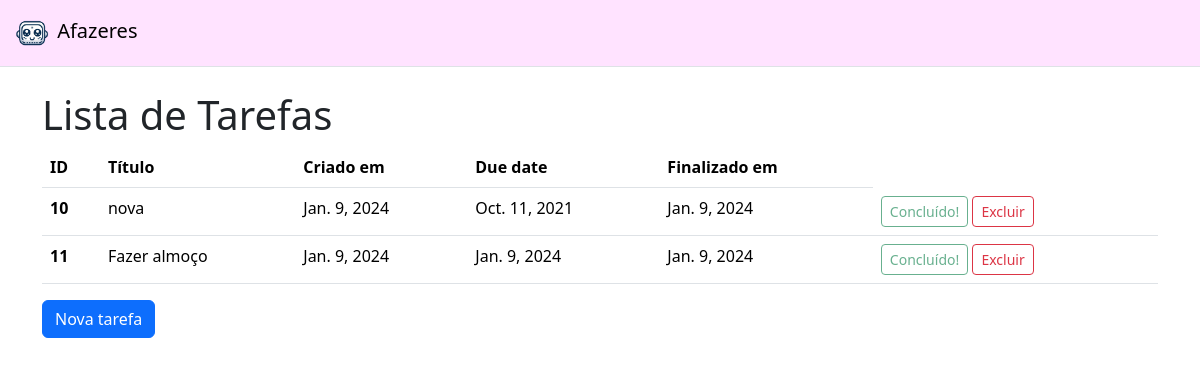
The page / on the database its author committed.
### todos/models.py (models this page shows, shortened)
class Todo(models.Model):
    title = models.CharField(max_length=100, null=False, blank=False)
    created_at = models.DateField(auto_now_add=True, null=False, blank=False)
    deadline = models.DateField(null=False, blank=False)
    finished_at = models.DateField(null=True)
    class Meta:
        ordering = ["deadline"]

### todos/views.py (the view)
# urls.py: path("", TodoListView.as_view(), name="todo_list"),
class TodoListView(ListView):
    model = Todo

### todos/templates/todos/todo_list.html (shortened to what this page needs)
{% extends 'base.html' %}
{%load static%}
{% block content %}
        <h1>
            Lista de Tarefas
        </h1>
        {% if todo_list %}
        <table class="table">
            <thead>
              <tr>
                <th scope="col">ID</th>
                <th scope="col">Título</th>
                <th scope="col">Criado em</th>
                <th scope="col">Due date</th>
                <th scope="col">Finalizado em</th>
              </tr>
            </thead>
            <tbody>
                {% for todo in todo_list %}
                <tr>
                  <th scope="row">{{ todo.pk }}</th>
                  <td>{{ todo.title }}</td>
                  <td>{{ todo.created_at }}</td>
                  <td>{{ todo.deadline }}</td>
                  <td>{{ todo.finished_at|default:"-" }}</td>
                  <td>
                    <a href="{% url "complete" pk=todo.pk %}" class="btn btn-outline-success btn-sm {% if todo.finished_at %} btn-success disabled {% endif %} ">
                      {% if todo.finished_at %}
                      Concluído!
                      {% else %}
                      Concluir
                      {% endif %}
                    </a>
                    <a href="{% url "delete" pk=todo.pk%}" class="btn btn-outline-danger btn-sm">Excluir</a>
                  </td>
                </tr>
                {% endfor  %}
            </tbody>
          </table>
          {% else %}
            <div class="empty-list">
              <div class="d-flex justify-content-center">
                <img src="{% static 'img/todolistempty.png' %}" alt="No Tasks" class="img-fluid w-50">
            </div>
            </div>
          {% endif %}
          <a href="{%url 'create'%}" class="btn btn-primary">Nova tarefa</a>
{% endblock content %}

### rows shown on the page
Todo: pk "10", title "nova", created_at "Jan. 9, 2024", deadline "Oct. 11, 2021", finished_at "Jan. 9, 2024", shows "Concluído!"
Todo: pk "11", title "Fazer almoço", created_at "Jan. 9, 2024", deadline "Jan. 9, 2024", finished_at "Jan. 9, 2024", shows "Concluído!"
